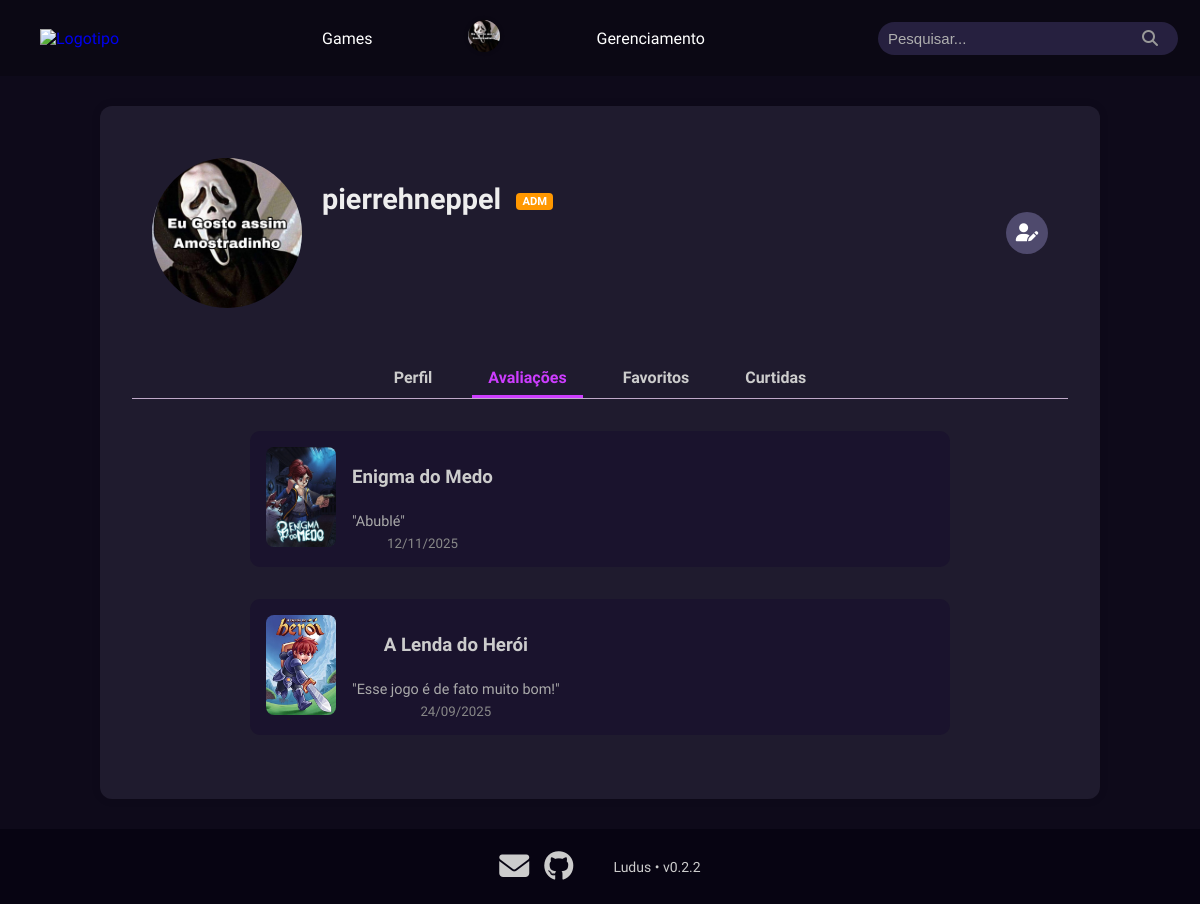
The app's page /Site/perfil_avaliacoes.php (signed in) with its own data.
### tables this page shows
CREATE TABLE `usuario` (
  `id` int NOT NULL AUTO_INCREMENT,
  `nome` varchar(30) NOT NULL,
  `email` varchar(100) NOT NULL,
  `tipo` enum('jogador','desenvolvedor','administrador') NOT NULL,
  `senha` varchar(255) NOT NULL,
  `foto_perfil` varchar(255) DEFAULT 'img/usuarios/default.png',
  `data_cadastro` datetime DEFAULT CURRENT_TIMESTAMP,
  PRIMARY KEY (`id`),
  UNIQUE KEY `nome` (`nome`),
  UNIQUE KEY `email` (`email`)
);

CREATE TABLE `avaliacao` (
  `id` int NOT NULL AUTO_INCREMENT,
  `nota` decimal(2,1) NOT NULL,
  `data_avaliacao` datetime NOT NULL DEFAULT CURRENT_TIMESTAMP,
  `texto` text,
  `id_jogo` int NOT NULL,
  `id_usuario` int NOT NULL,
  PRIMARY KEY (`id`),
  KEY `fk_avaliacao_jogo` (`id_jogo`),
  KEY `fk_avaliacao_usuario` (`id_usuario`),
  CONSTRAINT `fk_avaliacao_jogo` FOREIGN KEY (`id_jogo`) REFERENCES `jogo` (`id`),
  CONSTRAINT `fk_avaliacao_usuario` FOREIGN KEY (`id_usuario`) REFERENCES `usuario` (`id`),
  CONSTRAINT `avaliacao_chk_1` CHECK ((`nota` between 0 and 5))
);

CREATE TABLE `jogo` (
  `id` int NOT NULL AUTO_INCREMENT,
  `nome` varchar(100) NOT NULL,
  `estudio` varchar(100) DEFAULT NULL,
  `desenvolvedor` varchar(100) DEFAULT NULL,
  `descricao` text,
  `imagem` varchar(255) DEFAULT 'img/jogos/default.png',
  `data_lancamento` date DEFAULT NULL,
  `id_usuario` int NOT NULL,
  PRIMARY KEY (`id`),
  KEY `fk_jogo_usuario` (`id_usuario`),
  CONSTRAINT `fk_jogo_usuario` FOREIGN KEY (`id_usuario`) REFERENCES `usuario` (`id`)
);

CREATE TABLE `comentario` (
  `id` int NOT NULL AUTO_INCREMENT,
  `data_comentario` datetime NOT NULL DEFAULT CURRENT_TIMESTAMP,
  `texto` text NOT NULL,
  `id_usuario` int NOT NULL,
  `id_avaliacao` int NOT NULL,
  PRIMARY KEY (`id`),
  KEY `fk_comentario_usuario` (`id_usuario`),
  KEY `fk_comentario_avaliacao` (`id_avaliacao`),
  CONSTRAINT `fk_comentario_avaliacao` FOREIGN KEY (`id_avaliacao`) REFERENCES `avaliacao` (`id`),
  CONSTRAINT `fk_comentario_usuario` FOREIGN KEY (`id_usuario`) REFERENCES `usuario` (`id`)
);

### Site/footers/version.php (called while the page is built)
<?php
return 'v0.2.2';

### Site/perfil_avaliacoes.php (the view, shortened to what this page needs)
<?php
require_once 'config.php';
$id_usuario = $_SESSION['id_usuario'];
$stmt = $mysqli->prepare("SELECT nome, foto_perfil, tipo FROM usuario WHERE id = ?");
$stmt->bind_param("i", $_SESSION['id_usuario']);
$stmt->execute();
$resultado = $stmt->get_result();
$usuario = $resultado->fetch_assoc();
$nomeUsuario = $usuario['nome'];
$foto_perfilPerfil = $usuario['foto_perfil'] ?: 'img/usuarios/default.png';
$tipoUsuario = $usuario['tipo'];
$avaliacoesStmt = $mysqli->prepare("
  SELECT j.id AS id_jogo, j.nome AS nome_jogo, j.imagem AS imagem_jogo, c.texto AS comentario, a.data_avaliacao
  FROM avaliacao a
  JOIN jogo j ON a.id_jogo = j.id
  LEFT JOIN comentario c ON c.id_avaliacao = a.id
  WHERE a.id_usuario = ?
  ORDER BY a.data_avaliacao DESC
");
$avaliacoesStmt->bind_param("i", $id_usuario);
$avaliacoesStmt->execute();
$avaliacoes = $avaliacoesStmt->get_result();
?>
<!DOCTYPE html>
<html lang="pt-BR">
<head>
  <link rel="stylesheet" href="./css/style.css">
  <link rel="stylesheet" href="./css/perfil.css">
  <link rel="stylesheet" href="https://cdnjs.cloudflare.com/ajax/libs/font-awesome/6.5.0/css/all.min.css">
</head>
<body>
  <?php include __DIR__ . '/headers/header_selector.php'; ?>
  <main class="perfil-container">
    <section class="perfil-top">
      <div class="perfil-info">
        <img src="<?php echo htmlspecialchars($foto_perfilPerfil); ?>" alt="Foto de perfil" class="foto-perfil">
        <h1 class="perfil-nome">
          <?php echo htmlspecialchars($nomeUsuario); ?>
          <?php if ($tipoUsuario === 'desenvolvedor'): ?>
            <span class="badge dev">DEV</span>
          <?php elseif ($tipoUsuario === 'administrador'): ?>
            <span class="badge adm">ADM</span>
          <?php endif; ?>
        </h1>
      </div>
      <a href="editar_perfil.php" class="icon-link" title="Editar perfil"><i class="fa-solid fa-user-pen"></i></a>
    </section>
    <nav class="perfil-nav">
      <a href="perfil.php">Perfil</a>
      <a href="perfil_avaliacoes.php" class="ativo">Avaliações</a>
      <a href="perfil_favoritos.php">Favoritos</a>
      <a href="perfil_curtidas.php">Curtidas</a>
    </nav>
    <section class="recentes">
      <div class="avaliacoes-recentes">
        <?php if ($avaliacoes->num_rows > 0): ?>
          <?php while ($row = $avaliacoes->fetch_assoc()): ?>
            <a href="dashboard.php?id=<?php echo $row['id_jogo']; ?>" class="avaliacao-link">
              <div class="avaliacao">
                <img src="<?php echo htmlspecialchars($row['imagem_jogo']); ?>"
                  alt="<?php echo htmlspecialchars($row['nome_jogo']); ?>">
                <div class="avaliacao-info">
                  <h3><?php echo htmlspecialchars($row['nome_jogo']); ?></h3>
                  <p>
                    "<?php echo htmlspecialchars(!empty($row['comentario']) ? $row['comentario'] : 'Você ainda não comentou nessa avaliação!'); ?>"
                  </p>
                  <small style="color: #888; text-align: center;"><?php echo date('d/m/Y', strtotime($row['data_avaliacao'])); ?></small>
                </div>
              </div>
            </a>
          <?php endwhile; ?>
        <?php else: ?>
          <p style="color: #888; text-align: center;">Nenhuma avaliação feita ainda.</p>
        <?php endif; ?>
      </div>
    </section>
  </main>
  <?php include __DIR__ . '/footers/footer.php'; ?>
</body>
</html>

### Site/headers/header_selector.php (shortened to what this page needs)
<?php
if (!isset($_SESSION['id_usuario']) || !isset($_SESSION['tipo_usuario'])) {
    include __DIR__ . '/header_guest.php';
} else {
    switch ($_SESSION['tipo_usuario']) {
        case 'administrador':
            include __DIR__ . '/header_admin.php';
            break;
    }
}
?>

### Site/headers/header_admin.php (shortened to what this page needs)
<header>
    <figure class="logo">
        <a href="paginainicial.php"><img src="img/NewLudusLogo.png" alt="Logotipo"></a>
    </figure>
    <nav id="nav" class="nav-links">
        <a href="filtragem.php">Games</a>
        <a href="perfil.php">
            <img src="<?= htmlspecialchars($_SESSION['foto_perfil'] ?? 'img/usuarios/default.png') ?>"
                alt="Perfil do usuário" class="user-avatar">
        </a>
        <a href="gerenciamento.php" title="Gerenciamento">Gerenciamento</a>
    </nav>
    <div class="search-container">
        <form action="pesquisa.php" method="GET">
            <input type="text" name="pesquisa" placeholder="Pesquisar..." required>
        </form>
    </div>
</header>

### Site/footers/footer.php
<?php
$version = include __DIR__ . '/version.php';
?>
<footer class="footer-nav">
    <div class="social-icons">
        <a href="mailto:contato.ludusindiegamesbr@gmail.com" title="Email"><i class="fas fa-envelope"></i></a>
        <a href="https://github.com/LarissaSCordeiro/Ludus" target="_blank" title="GitHub"><i
                class="fab fa-github"></i></a>
    </div>
    <span>Ludus • <?php echo $version; ?></span>
</footer>

### Site/css/style.css (style rules this page uses)
html { margin: 0; padding: 0; }
* { box-sizing: border-box; }
html { height: 100%; min-height: 100%; }
body { margin: 0; padding: 0; font-family: 'comfortaa', sans-serif; background-color: #0e0a1a; color: #d9d9d9; display: flex; flex-direction: column; min-height: 100vh; }
header { background: #0b0814; display: flex; align-items: center; justify-content: space-between; padding: 0 2em 0 0; }
main { background-color: #0b0619; }
.user-avatar { width: 32px; height: 32px; border-radius: 50%; object-fit: cover; margin: 0 1rem; cursor: pointer; box-shadow: 0 0 4px rgba(0, 0, 0, 0.3); transition: transform 0.2s ease; }
.logo img { max-height: 50px; max-width: 100%; height: auto; }
input { padding: 5%; margin: 10px 10px 10px 10px; border-radius: 20px; border: 1px solid rgb(153, 153, 153); width: 95%; box-sizing: border-box; background-color: #26203f; font-size: 15px; color: #d9d9d9; transition: box-shadow 0.3s ease; cursor: text; }
input::placeholder { color: #afafaf; }
.nav-links { display: flex; gap: 60px; padding: 10px ; }
.nav-links a { color: white; text-decoration: none; padding: 10px ; }
nav { display: flex; align-items: center; gap: 80px; }
nav a { color: #d9d9d9; text-decoration: none; }
a:not(.a-Button) { transition: color 0.3s ease; }
.search-container { position: relative; width: 300px; }
.search-container input { width: 100%; padding: 8px 30px 8px 10px; border-radius: 20px; border: none; }
span { color: #ccc; }
.avaliacao { background-color: #1f1b2e; padding: 1rem; border-radius: 10px; margin-top: 1rem; }
.footer-nav { color: white; display: flex; justify-content: center; gap: 40px; font-size: 14px; align-items: center; }
footer { margin-top: auto; background-color: #070412; padding: 20px; width: 100%; }
.footer-nav a { color: #ccc; text-decoration: none; transition: color 0.3s ease; }
.footer-nav .social-icons { display: flex; gap: 15px; }
.footer-nav .social-icons a { color: #ccc; font-size: 30px; }

### Site/css/perfil.css (style rules this page uses)
a { text-decoration: none; }
.perfil-container { width: 100%; max-width: 1000px; min-height: 500px; margin: 30px auto; padding: 2rem; background-color: #1f1b2e; border-radius: 12px; box-shadow: 0 0 10px rgba(0, 0, 0, 0.1); }
.perfil-top { display: flex; align-items: center; justify-content: space-between; flex-wrap: wrap; gap: 1rem; padding-bottom: 1rem; padding: 20px; }
.perfil-info { display: flex; }
.perfil-top img.foto-perfil { width: 150px; height: 150px; object-fit: cover; border-radius: 50%; }
.perfil-nome { flex-grow: 1; font-size: 1.8rem; font-weight: 600; color: #eee; margin-left: 20px; }
.badge { display: inline-block; font-size: 0.7rem; font-weight: bold; color: white; padding: 2px 6px; border-radius: 4px; margin-left: 8px; vertical-align: middle; }
.badge.adm { background-color: #ff9800; }
.icon-link { display: inline-flex; align-items: center; justify-content: center; width: 42px; height: 42px; border-radius: 50%; background: #4f4a6d; color: #fff; text-decoration: none; margin-left: 10px; font-size: 18px; transition: all 0.3s ease-in-out; }
.perfil-nav { display: flex; justify-content: center; gap: 1.5rem; margin: 2rem 0 1rem; border-bottom: 1px solid #bfa9c9; }
.perfil-nav a { text-decoration: none; color: #ccc; padding: 0.5rem 1rem; font-weight: bold; border-bottom: 3px solid transparent; transition: all 0.3s ease; }
.perfil-nav a:hover, .perfil-nav a.ativo { color: #cd3dff; border-color: #cd3dff; }
.recentes { margin-top: 2rem; text-align: center; font-size: 1rem; color: #666; }
.avaliacao { display: flex; align-items: flex-start; gap: 1rem; margin-left: auto; margin-right: auto; margin-bottom: 2rem; background-color: #1a132d; padding: 1rem; border-radius: 10px; max-width: 700px; transition: transform 0.2s ease, background-color 0.2s ease; }
.avaliacao p { text-align :justify; }
.avaliacao img { width: 70px; height: 100px; border-radius: 8px; object-fit: cover; }
.avaliacao-info { display: flex; flex-direction: column; gap: 0.4rem; color: #ccc; }
.avaliacao-info p { margin: 0; font-size: 0.9rem; color: #aaa; }

### records on screen
usuario: foto_perfil (picture), nome "pierrehneppel"
avaliacao: id_jogo.imagem (picture), id_jogo.nome "Enigma do Medo", comentario.texto "Abublé", data_avaliacao "12/11/2025"
avaliacao: id_jogo.imagem (picture), id_jogo.nome "A Lenda do Herói", comentario.texto "Esse jogo é de fato muito bom!", data_avaliacao "24/09/2025"

### other values on screen
$version "v0.2.2"
